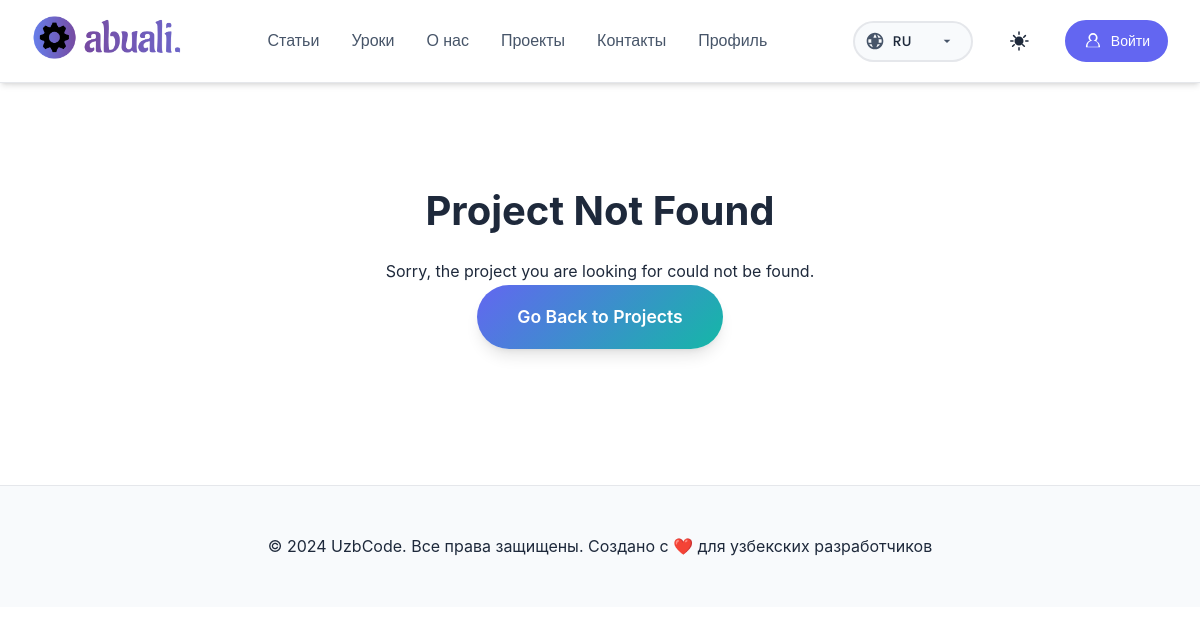
Before: /ru/projects/pr/1/ with the older database file.
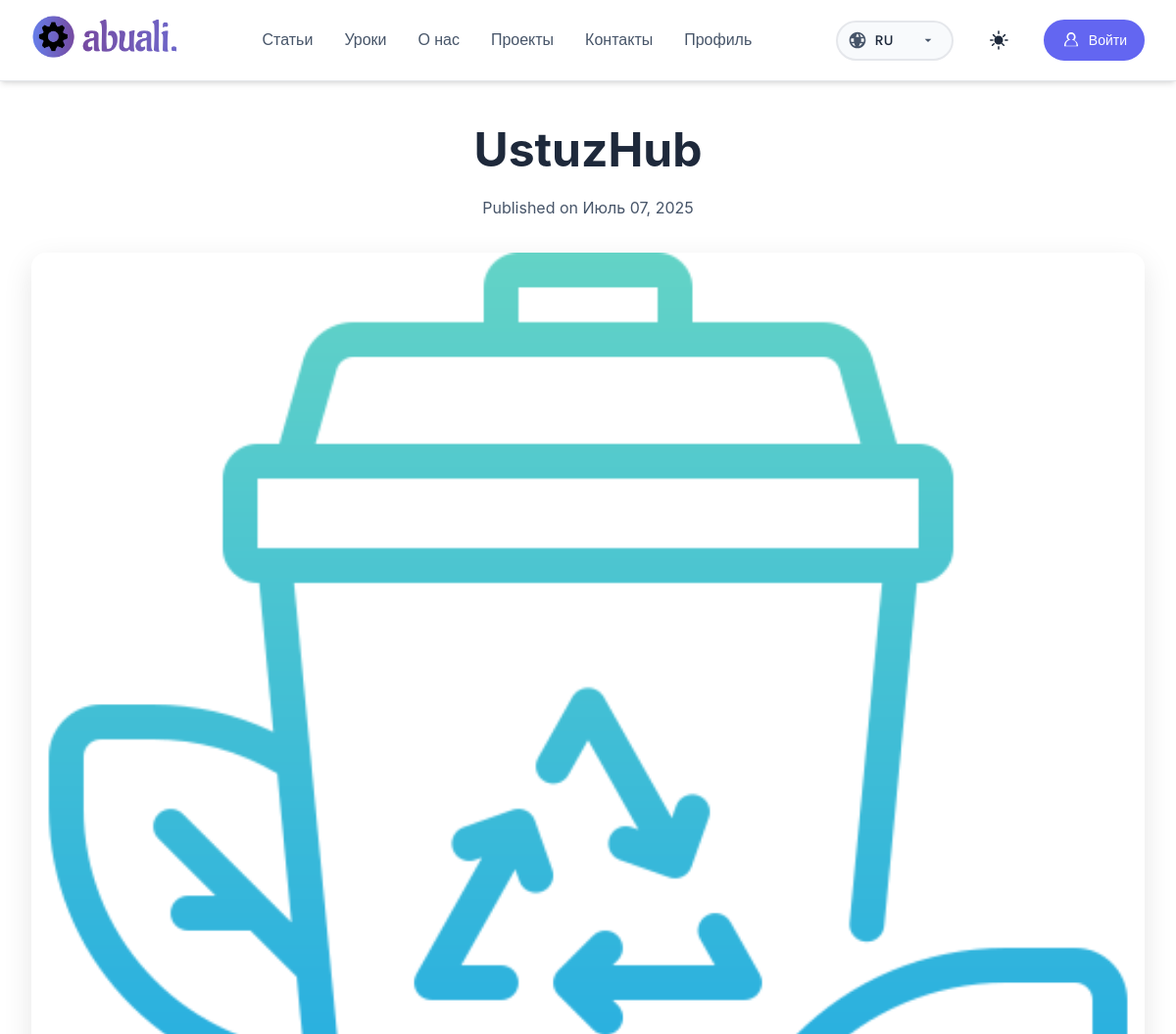
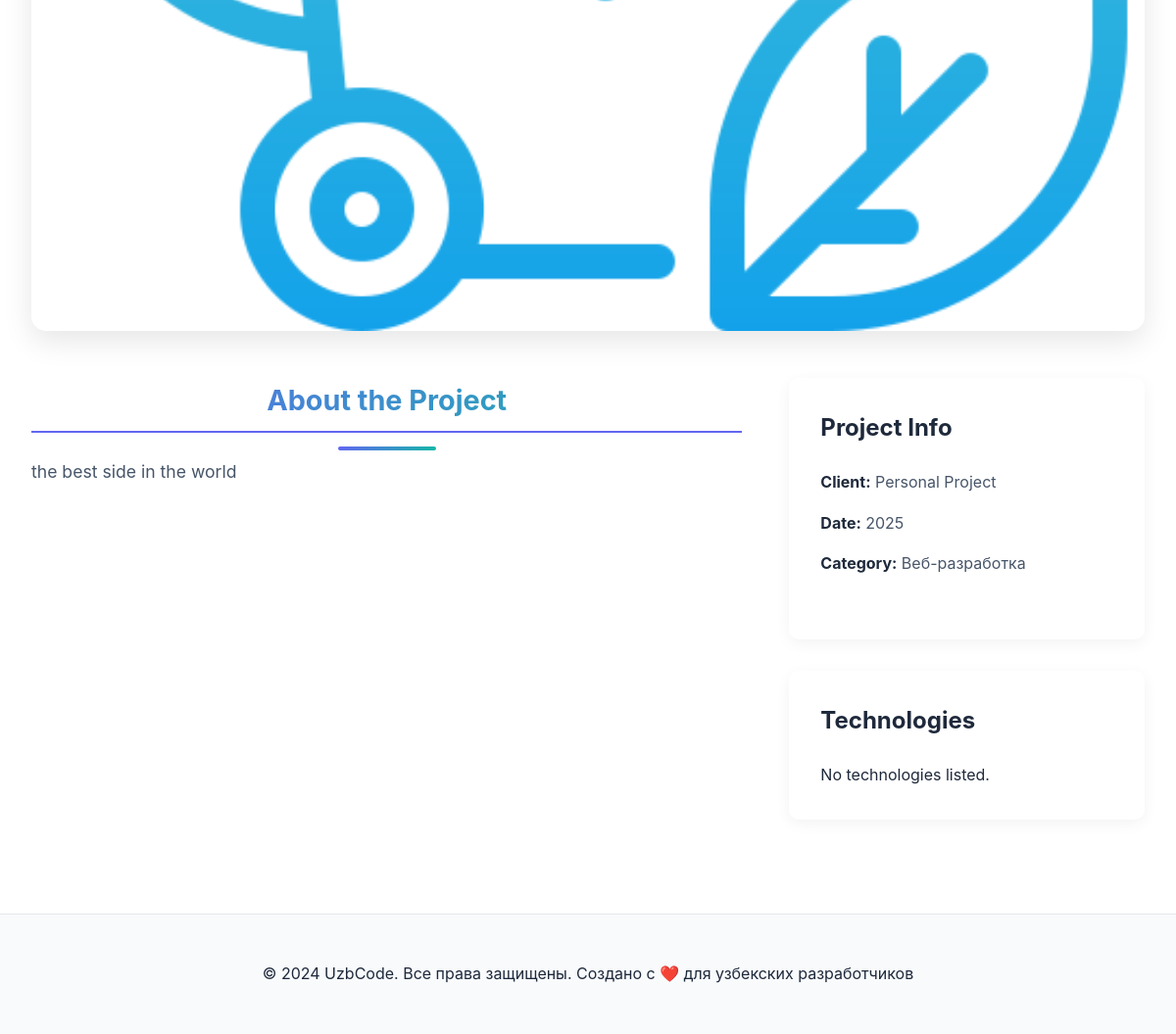
After: the same page with the newer database file (2 pictures, top to bottom).
### projects/models.py (models this page shows, shortened)
class Project(models.Model):
    title = models.CharField(max_length=255)
    description = models.TextField()
    image = models.ImageField(upload_to='projects/')
    created_at = models.DateTimeField(auto_now_add=True)
    updated_at = models.DateTimeField(auto_now=True)
    github = models.URLField(blank=True, null=True)
    live_demo = models.URLField(blank=True, null=True)
    class Meta:
        verbose_name = 'Проект'
        verbose_name_plural = 'Проекты'

### projects/views.py (the view)
# urls.py: path('pr/<int:pk>/', views.project_detail, name='project_detail'),
def project_detail(request, pk):
    try:
        project = Project.objects.get(pk=pk)
    except Project.DoesNotExist:
        project = None
    return render(request, 'projects/projects_detial.html', {'project': project})

### templates/projects/projects_detial.html (shortened to what this page needs)
{% extends 'base.html' %}
{% load i18n %}
{% load static %}
{% block extra_css %}
    <link rel="stylesheet" href="{% static 'css/_project_detail.css' %}">
{% endblock %}
{% block content %}
<main class="project-detail-container">
    {% if project %}
        <header class="project-header animate-fade-in-down">
            <h1 class="project-title">{{ project.title }}</h1>
            {% if project.created_at %}
                <p class="project-date">{% trans "Published on" %} {{ project.created_at|date:"F d, Y" }}</p>
            {% endif %}
        </header>
        <div class="project-hero-image-wrapper animate-fade-in">
            {% if project.image %}
                <img src="{{ project.image.url }}" alt="{{ project.title }}" class="project-hero-image">
            {% else %}
                <img src="https://via.placeholder.com/1200x600/1a1a2e/ffffff?text={{project.title}}" alt="{{ project.title }}" class="project-hero-image">
            {% endif %}
        </div>
        <div class="project-content-body">
            <article class="project-description-wrapper animate-fade-in-up">
                <h2 class="section-title">{% trans "About the Project" %}</h2>
                <div class="project-description">
                    {{ project.description|linebreaks }}
                </div>
            </article>
            <aside class="project-sidebar animate-fade-in-left">
                <div class="sidebar-card">
                    <h3 class="sidebar-title">{% trans "Project Info" %}</h3>
                    <ul class="project-meta">
                        <li><strong>{% trans "Client" %}:</strong> {{ project.client|default:_('Personal Project') }}</li>
                        <li><strong>{% trans "Date" %}:</strong> {{ project.created_at|date:"Y" }}</li>
                        <li><strong>{% trans "Category" %}:</strong> {{ project.category|default:_('Web Development') }}</li>
                    </ul>
                </div>
                <div class="sidebar-card">
                    <h3 class="sidebar-title">{% trans "Technologies" %}</h3>
                    <div class="tech-tags">
                        {% for tech in project.technologies.all %}
                            <span class="tech-tag">{{ tech.name }}</span>
                        {% empty %}
                            <p>{% trans "No technologies listed." %}</p>
                        {% endfor %}
                    </div>
                </div>
            </aside>
        </div>
    {% else %}
        <div class="not-found-container">
            <h2 class="not-found-title">{% trans "Project Not Found" %}</h2>
            <p>{% trans "Sorry, the project you are looking for could not be found." %}</p>
            <a href="{% url 'project_list' %}" class="btn btn-primary">{% trans "Go Back to Projects" %}</a>
        </div>
    {% endif %}
</main>
{% endblock %}

### templates/base.html (shortened to what this page needs)
{% load static %}
{% load i18n %}
{% load widget_tweaks %}
<!DOCTYPE html>
<html lang="ru">
<head>
    {% block extra_css %}{% endblock %}
    <link rel="stylesheet" href="{% static 'css/style.css' %}">
    <link rel="stylesheet" href="{% static 'css/auth-buttons.css' %}">
    <link rel="stylesheet" href="https://unpkg.com/aos@next/dist/aos.css" />
</head>
<body>
    <header class="header">
        <nav class="nav">
            <a href="{% url 'article_list' %}" class="nav-link"><img style="width: 150px;" class="logo" src="{% static 'logo/abuali.png' %}" alt="Logo"></a>
                        <div class="nav-links">
                <a href="/" class="nav-link">{% trans "Articles" %}</a>
                <a href="{% url 'darslar' %}" class="nav-link">{% trans "Tutorials" %}</a>
                <a href="{% url 'about_us' %}" class="nav-link">{% trans "About Us" %}</a>
                <a href="{% url 'project_list' %}" class="nav-link">{% trans "Projects" %}</a>
                <a href="{% url 'contact_to_us' %}" class="nav-link">{% trans "Contact" %}</a>
                <a href="{% url 'profile' %}" class="nav-link">{% trans "Profile" %}</a>
            </div>
            <div class="nav-actions">
                {% get_current_language as LANGUAGE_CODE %}
                <div class="language-dropdown">
                    <button class="language-btn" onclick="toggleLanguageDropdown()" title="Select Language">
                        <span style="margin-left: 22px;" class="language-text">
                            {% if LANGUAGE_CODE == 'ru' %}RU{% elif LANGUAGE_CODE == 'en' %}EN{% elif LANGUAGE_CODE == 'uz' %}UZ{% else %}{{ LANGUAGE_CODE|upper }}{% endif %}
                        </span>
                        <svg class="dropdown-arrow" xmlns="http://www.w3.org/2000/svg" viewBox="0 0 24 24" fill="currentColor">
                            <path d="M7 10l5 5 5-5z"/>
                        </svg>
                    </button>
                </div>
                <button class="theme-toggle" onclick="toggleTheme()" title="Toggle theme">
                </button>
                {% if not user.is_authenticated %}
                <div class="auth-section" id="authSection">
                    <div class="auth-guest" id="authGuest">
                        <a href="{% url 'login' %}" class="auth-btn login-btn">
                            {% trans "Войти" %}
                        </a>
                    </div>
                {% endif %}
                </div>
            </div>
        </nav>
    </header>
{% block content %}{% endblock %}
    <footer class="footer">
        <p>&copy; 2024 UzbCode. Все права защищены. Создано с ❤️ для узбекских разработчиков</p>
    </footer>
</body>
</html>

### static/css/_project_detail.css (style rules this page uses)
.project-detail-container { max-width: 1200px; margin: 2rem auto; padding: 0 2rem; animation: fadeIn 0.5s ease-in-out; }
.project-header { text-align: center; margin-bottom: 2rem; }
.project-title { font-size: 3rem; font-weight: 700; color: var(--text-primary); margin-bottom: 0.5rem; }
.project-date { font-size: 1rem; color: var(--text-secondary); }
.project-hero-image-wrapper { margin-bottom: 3rem; border-radius: 15px; overflow: hidden; box-shadow: 0 10px 30px rgba(0,0,0,0.1); }
.project-hero-image { width: 100%; height: auto; display: block; }
.project-content-body { display: grid; grid-template-columns: 1fr; gap: 3rem; }
@media (min-width: 992px) { .project-content-body { grid-template-columns: 2fr 1fr; } }
.project-description-wrapper .section-title { font-size: 1.8rem; margin-bottom: 1.5rem; color: var(--text-primary); border-bottom: 2px solid var(--accent-primary); padding-bottom: 0.5rem; }
.project-description { font-size: 1.1rem; line-height: 1.8; color: var(--text-secondary); }
.project-sidebar .sidebar-card { background: var(--bg-card); padding: 2rem; border-radius: 10px; margin-bottom: 2rem; box-shadow: 0 4px 15px rgba(0,0,0,0.05); }
.sidebar-title { font-size: 1.5rem; margin-bottom: 1.5rem; color: var(--text-primary); }
.project-meta { list-style: none; padding: 0; margin: 0 0 2rem 0; }
.project-meta li { margin-bottom: 1rem; color: var(--text-secondary); }
.project-meta strong { color: var(--text-primary); }
.tech-tags { display: flex; flex-wrap: wrap; gap: 0.5rem; }
.animate-fade-in { animation: fadeIn 0.6s both; }
.animate-fade-in-down { animation: fade-in-down 0.6s both; }
.animate-fade-in-up { animation: fade-in-up 0.6s both; }
.animate-fade-in-left { animation: fade-in-left 0.6s both; }

### static/css/auth-buttons.css (style rules this page uses)
.auth-section { display: flex; align-items: center; gap: 0.75rem; }
.auth-btn { display: flex; align-items: center; gap: 0.5rem; padding: 0.5rem 1rem; border: 2px solid var(--border); border-radius: var(--radius-full); background: var(--bg-secondary); color: var(--text-primary); text-decoration: none; font-size: 0.875rem; font-weight: 500; font-family: 'Poppins', sans-serif; transition: all var(--transition-normal); cursor: pointer; }
.login-btn { background: var(--accent-primary); border-color: var(--accent-primary); color: white; }
.auth-icon { font-size: 1.1em; display: flex; align-items: center; }
.dropdown-arrow { font-size: 0.75rem; color: var(--text-secondary); transition: transform var(--transition-normal); }

### static/css/_variables.css (style rules this page uses)
:root { --bg-primary: #ffffff; --bg-secondary: #f8fafc; --bg-card: #ffffff; --text-primary: #1e293b; --text-secondary: #475569; --text-muted: #64748b; --text-on-accent: #ffffff; --accent-primary: #6366f1; --accent-secondary: #14b8a6; --accent-hover: #4f46e5; --border: #e5e7eb; --border-light: #f3f4f6; --success: #10b981; --warning: #f59e0b; --error: #ef4444; --info: #3b82f6; --bg-error: #fef2f2; --bg-success: #f0fdf4; --bg-warning: #fffbeb; --bg-info: #eff6ff; --border-error: #fecaca; --border-success: #bbf7d0; --border-warning: #fed7aa; --border-info: #bfdbfe; --text-error: #dc2626; --text-success: #059669; --text-warning: #d97706; --text-info: #2563eb; --shadow-sm: 0 1px 2px 0 rgba(0, 0, 0, 0.05); --shadow-md: 0 4px 6px -1px rgba(0, 0, 0, 0.1), 0 2px 4px -2px rgba(0, 0, 0, 0.1); --shadow-lg: 0 10px 15px -3px rgba(0, 0, 0, 0.1), 0 4px 6px -4px rgba(0, 0, 0, 0.1); --shadow-xl: 0 20px 25px -5px rgba(0, 0, 0, 0.1), 0 8px 10px -6px rgba(0, 0, 0, 0.1); --shadow-inner: inset 0 2px 4px 0 rgba(0,0,0,0.05); --shadow-focus: 0 0 0 3px rgba(99, 102, 241, 0.1); --gradient-primary: linear-gradient(135deg, var(--accent-primary), var(--accent-secondary)); --gradient-secondary: linear-gradient(135deg, #ff6b6b, #4ecdc4); --gradient-tertiary: linear-gradient(135deg, #ff9a56, #ff6b95); --gradient-text: linear-gradient(135deg, var(--accent-primary), var(--accent-secondary)); --gradient-hero-title: linear-gradient(135deg, var(--text-primary) 0%, var(--text-secondary) 100%); --glass-bg: rgba(255, 255, 255, 0.1); --glass-border: rgba(255, 255, 255, 0.2); --glass-bg-light: rgba(0, 0, 0, 0.05); --glass-border-light: rgba(0, 0, 0, 0.1); --transition-fast: 0.2s cubic-bezier(0.4, 0, 0.2, 1); --transition-normal: 0.3s cubic-bezier(0.4, 0, 0.2, 1); --transition-slow: 0.4s cubic-bezier(0.4, 0, 0.2, 1); --spacing-xs: 0.5rem; --spacing-sm: 1rem; --spacing-md: 1.5rem; --spacing-lg: 2rem; --spacing-xl: 3rem; --radius-sm: 8px; --radius-md: 12px; --radius-lg: 20px; --radius-full: 9999px; }

Changed rows visible on the page:
added Project: title "UstuzHub", created_at "Июль 07, 2025", image (picture), description "the best side in the world", created_at "2025"
Other visible differences:
{{ project.client|default:_('Personal Project') }}: (not shown) → "Personal Project"
{{ project.category|default:_('Web Development') }}: (not shown) → "Веб-разработка"
text no longer shown: "Project Not Found Sorry, the project you are looking for could not be found. Go Back to Projects"
text now shown: "Published on About the Project Project Info Client : Date : Category : Technologies No technologies listed."
